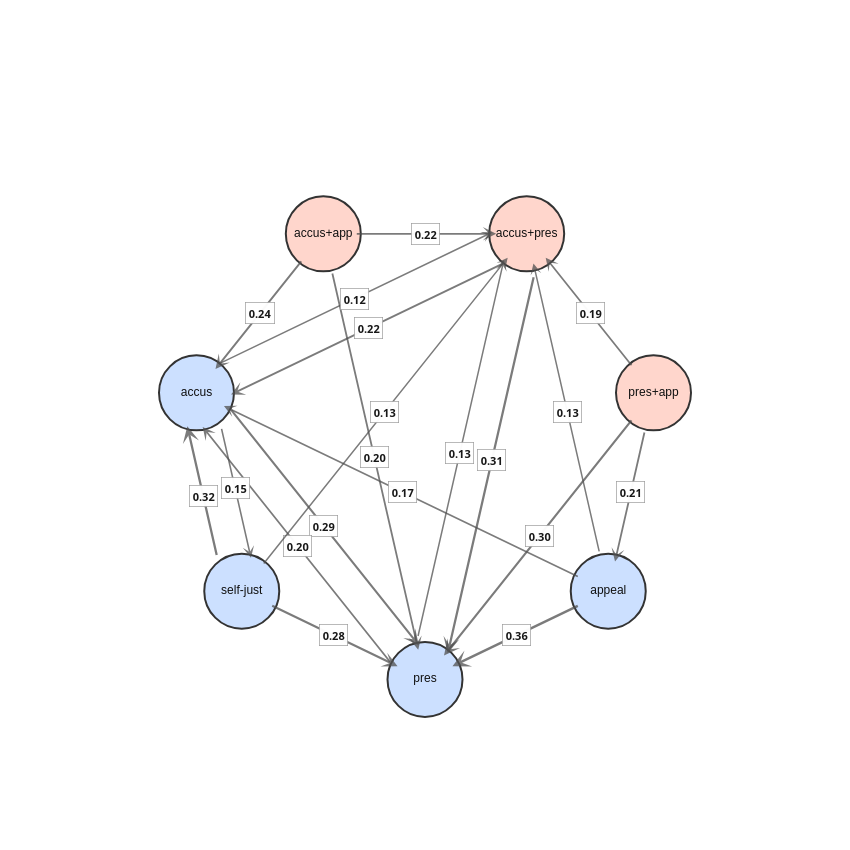
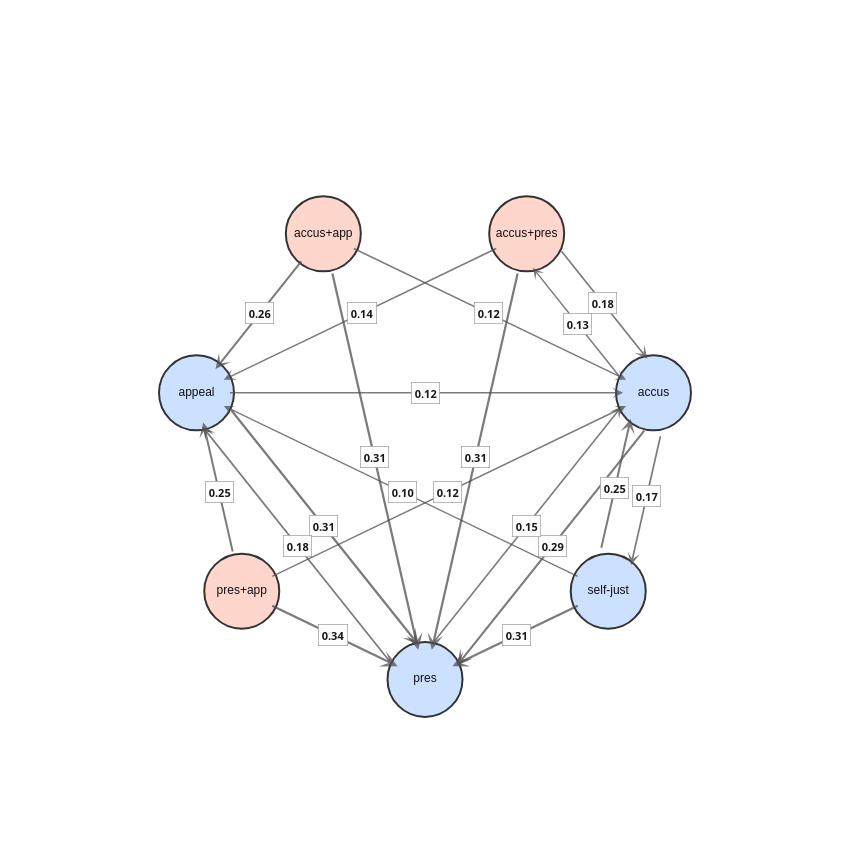

The notebook cell saved with these charts, in order:
### Code cell
fig_rep_graph = plot_graph_topk_plotly(P_rep, top_k=3, min_weight=0.10)
fig_rep_graph.update_layout(title=dict(x=0.5, font=dict(size=16)))
fig_rep_graph.show()

fig_dem_graph = plot_graph_topk_plotly(P_dem, top_k=3, min_weight=0.10)
fig_dem_graph.update_layout(title=dict(x=0.5, font=dict(size=16)))
fig_dem_graph.show()

### Figure 1 — Plotly figure (JSON) as saved in the notebook; plotly's stock layout.template omitted (floating-point values rounded to 4 significant figures)
{"data": [{"hoverinfo": "text", "marker": {"color": "#cce0ff", "line": {"color": "#333", "width": 2}, "size": 75}, "mode": "markers+text", "showlegend": false, "text": ["pres"], "textfont": {"color": "#111", "family": "Helvetica", "size": 12}, "textposition": "middle center", "type": "scatter", "x": [6.123e-17], "y": [-1]}, {"hoverinfo": "text", "marker": {"color": "#cce0ff", "line": {"color": "#333", "width": 2}, "size": 75}, "mode": "markers+text", "showlegend": false, "text": ["appeal"], "textfont": {"color": "#111", "family": "Helvetica", "size": 12}, "textposition": "middle center", "type": "scatter", "x": [0.7818], "y": [-0.6235]}, {"hoverinfo": "text", "marker": {"color": "#ffd6cc", "line": {"color": "#333", "width": 2}, "size": 75}, "mode": "markers+text", "showlegend": false, "text": ["pres+app"], "textfont": {"color": "#111", "family": "Helvetica", "size": 12}, "textposition": "middle center", "type": "scatter", "x": [0.9749], "y": [0.2225]}, {"hoverinfo": "text", "marker": {"color": "#ffd6cc", "line": {"color": "#333", "width": 2}, "size": 75}, "mode": "markers+text", "showlegend": false, "text": ["accus+pres"], "textfont": {"color": "#111", "family": "Helvetica", "size": 12}, "textposition": "middle center", "type": "scatter", "x": [0.4339], "y": [0.901]}, {"hoverinfo": "text", "marker": {"color": "#ffd6cc", "line": {"color": "#333", "width": 2}, "size": 75}, "mode": "markers+text", "showlegend": false, "text": ["accus+app"], "textfont": {"color": "#111", "family": "Helvetica", "size": 12}, "textposition": "middle center", "type": "scatter", "x": [-0.4339], "y": [0.901]}, {"hoverinfo": "text", "marker": {"color": "#cce0ff", "line": {"color": "#333", "width": 2}, "size": 75}, "mode": "markers+text", "showlegend": false, "text": ["accus"], "textfont": {"color": "#111", "family": "Helvetica", "size": 12}, "textposition": "middle center", "type": "scatter", "x": [-0.9749], "y": [0.2225]}, {"hoverinfo": "text", "marker": {"color": "#cce0ff", "line": {"color": "#333", "width": 2}, "size": 75}, "mode": "markers+text", "showlegend": false, "text": ["self-just"], "textfont": {"color": "#111", "family": "Helvetica", "size": 12}, "textposition": "middle center", "type": "scatter", "x": [-0.7818], "y": [-0.6235]}], "layout": {"annotations": [{"arrowcolor": "rgba(80,80,80,0.75)", "arrowhead": 3, "arrowsize": 1.2, "arrowwidth": 2.451, "ax": 0.6647, "axref": "x", "ay": -0.6799, "ayref": "y", "showarrow": true, "x": 0.1171, "xref": "x", "y": -0.9436, "yref": "y"}, {"bgcolor": "white", "bordercolor": "#999", "borderpad": 3, "borderwidth": 0.7, "font": {"color": "#111", "size": 11}, "opacity": 0.97, "showarrow": false, "text": "<b>0.36</b>", "x": 0.3909, "y": -0.8117}, {"arrowcolor": "rgba(80,80,80,0.75)", "arrowhead": 3, "arrowsize": 1.2, "arrowwidth": 2.29, "ax": -0.879, "axref": "x", "ay": -0.5123, "ayref": "y", "showarrow": true, "x": -1.014, "xref": "x", "y": 0.0802, "yref": "y"}, {"bgcolor": "white", "bordercolor": "#999", "borderpad": 3, "borderwidth": 0.7, "font": {"color": "#111", "size": 11}, "opacity": 0.97, "showarrow": false, "text": "<b>0.32</b>", "x": -0.9466, "y": -0.2161}, {"arrowcolor": "rgba(80,80,80,0.75)", "arrowhead": 3, "arrowsize": 1.2, "arrowwidth": 2.258, "ax": 0.4732, "axref": "x", "ay": 0.7587, "ayref": "y", "showarrow": true, "x": 0.09717, "xref": "x", "y": -0.8888, "yref": "y"}, {"bgcolor": "white", "bordercolor": "#999", "borderpad": 3, "borderwidth": 0.7, "font": {"color": "#111", "size": 11}, "opacity": 0.97, "showarrow": false, "text": "<b>0.31</b>", "x": 0.2852, "y": -0.06509}, {"arrowcolor": "rgba(80,80,80,0.75)", "arrowhead": 3, "arrowsize": 1.2, "arrowwidth": 2.194, "ax": 0.8939, "axref": "x", "ay": 0.1209, "ayref": "y", "showarrow": true, "x": 0.08105, "xref": "x", "y": -0.8984, "yref": "y"}, {"bgcolor": "white", "bordercolor": "#999", "borderpad": 3, "borderwidth": 0.7, "font": {"color": "#111", "size": 11}, "opacity": 0.97, "showarrow": false, "text": "<b>0.30</b>", "x": 0.4875, "y": -0.3887}, {"arrowcolor": "rgba(80,80,80,0.75)", "arrowhead": 3, "arrowsize": 1.2, "arrowwidth": 2.141, "ax": -0.8391, "axref": "x", "ay": 0.1645, "ayref": "y", "showarrow": true, "x": -0.02633, "xref": "x", "y": -0.8547, "yref": "y"}, {"bgcolor": "white", "bordercolor": "#999", "borderpad": 3, "borderwidth": 0.7, "font": {"color": "#111", "size": 11}, "opacity": 0.97, "showarrow": false, "text": "<b>0.29</b>", "x": -0.4327, "y": -0.3451}, {"arrowcolor": "rgba(80,80,80,0.75)", "arrowhead": 3, "arrowsize": 1.2, "arrowwidth": 2.112, "ax": -0.6647, "axref": "x", "ay": -0.6799, "ayref": "y", "showarrow": true, "x": -0.1171, "xref": "x", "y": -0.9436, "yref": "y"}, {"bgcolor": "white", "bordercolor": "#999", "borderpad": 3, "borderwidth": 0.7, "font": {"color": "#111", "size": 11}, "opacity": 0.97, "showarrow": false, "text": "<b>0.28</b>", "x": -0.3909, "y": -0.8117}, {"arrowcolor": "rgba(80,80,80,0.75)", "arrowhead": 3, "arrowsize": 1.2, "arrowwidth": 1.964, "ax": -0.5149, "axref": "x", "ay": 0.7993, "ayref": "y", "showarrow": true, "x": -0.8939, "xref": "x", "y": 0.3242, "yref": "y"}, {"bgcolor": "white", "bordercolor": "#999", "borderpad": 3, "borderwidth": 0.7, "font": {"color": "#111", "size": 11}, "opacity": 0.97, "showarrow": false, "text": "<b>0.24</b>", "x": -0.7044, "y": 0.5617}, {"arrowcolor": "rgba(80,80,80,0.75)", "arrowhead": 3, "arrowsize": 1.2, "arrowwidth": 1.896, "ax": 0.3471, "axref": "x", "ay": 0.7815, "ayref": "y", "showarrow": true, "x": -0.8274, "xref": "x", "y": 0.2159, "yref": "y"}, {"bgcolor": "white", "bordercolor": "#999", "borderpad": 3, "borderwidth": 0.7, "font": {"color": "#111", "size": 11}, "opacity": 0.97, "showarrow": false, "text": "<b>0.22</b>", "x": -0.2402, "y": 0.4987}, {"arrowcolor": "rgba(80,80,80,0.75)", "arrowhead": 3, "arrowsize": 1.2, "arrowwidth": 1.867, "ax": -0.3039, "axref": "x", "ay": 0.901, "ayref": "y", "showarrow": true, "x": 0.3039, "xref": "x", "y": 0.901, "yref": "y"}, {"bgcolor": "white", "bordercolor": "#999", "borderpad": 3, "borderwidth": 0.7, "font": {"color": "#111", "size": 11}, "opacity": 0.97, "showarrow": false, "text": "<b>0.22</b>", "x": 5.551e-17, "y": 0.901}, {"arrowcolor": "rgba(80,80,80,0.75)", "arrowhead": 3, "arrowsize": 1.2, "arrowwidth": 1.822, "ax": 0.946, "axref": "x", "ay": 0.09578, "ayref": "y", "showarrow": true, "x": 0.8108, "xref": "x", "y": -0.4967, "yref": "y"}, {"bgcolor": "white", "bordercolor": "#999", "borderpad": 3, "borderwidth": 0.7, "font": {"color": "#111", "size": 11}, "opacity": 0.97, "showarrow": false, "text": "<b>0.21</b>", "x": 0.8784, "y": -0.2005}, {"arrowcolor": "rgba(80,80,80,0.75)", "arrowhead": 3, "arrowsize": 1.2, "arrowwidth": 1.819, "ax": -0.405, "axref": "x", "ay": 0.7742, "ayref": "y", "showarrow": true, "x": -0.02893, "xref": "x", "y": -0.8733, "yref": "y"}, {"bgcolor": "white", "bordercolor": "#999", "borderpad": 3, "borderwidth": 0.7, "font": {"color": "#111", "size": 11}, "opacity": 0.97, "showarrow": false, "text": "<b>0.20</b>", "x": -0.2169, "y": -0.04952}, {"arrowcolor": "rgba(80,80,80,0.75)", "arrowhead": 3, "arrowsize": 1.2, "arrowwidth": 1.795, "ax": -0.1358, "axref": "x", "ay": -0.942, "ayref": "y", "showarrow": true, "x": -0.9486, "xref": "x", "y": 0.07724, "yref": "y"}, {"bgcolor": "white", "bordercolor": "#999", "borderpad": 3, "borderwidth": 0.7, "font": {"color": "#111", "size": 11}, "opacity": 0.97, "showarrow": false, "text": "<b>0.20</b>", "x": -0.5422, "y": -0.4324}, {"arrowcolor": "rgba(80,80,80,0.75)", "arrowhead": 3, "arrowsize": 1.2, "arrowwidth": 1.775, "ax": 0.8939, "axref": "x", "ay": 0.3242, "ayref": "y", "showarrow": true, "x": 0.5149, "xref": "x", "y": 0.7993, "yref": "y"}, {"bgcolor": "white", "bordercolor": "#999", "borderpad": 3, "borderwidth": 0.7, "font": {"color": "#111", "size": 11}, "opacity": 0.97, "showarrow": false, "text": "<b>0.19</b>", "x": 0.7044, "y": 0.5617}, {"arrowcolor": "rgba(80,80,80,0.75)", "arrowhead": 3, "arrowsize": 1.2, "arrowwidth": 1.684, "ax": 0.6647, "axref": "x", "ay": -0.5671, "ayref": "y", "showarrow": true, "x": -0.8578, "xref": "x", "y": 0.1661, "yref": "y"}, {"bgcolor": "white", "bordercolor": "#999", "borderpad": 3, "borderwidth": 0.7, "font": {"color": "#111", "size": 11}, "opacity": 0.97, "showarrow": false, "text": "<b>0.17</b>", "x": -0.09655, "y": -0.2005}, {"arrowcolor": "rgba(80,80,80,0.75)", "arrowhead": 3, "arrowsize": 1.2, "arrowwidth": 1.602, "ax": -0.8778, "axref": "x", "ay": 0.1114, "ayref": "y", "showarrow": true, "x": -0.7425, "xref": "x", "y": -0.4812, "yref": "y"}, {"bgcolor": "white", "bordercolor": "#999", "borderpad": 3, "borderwidth": 0.7, "font": {"color": "#111", "size": 11}, "opacity": 0.97, "showarrow": false, "text": "<b>0.15</b>", "x": -0.8101, "y": -0.1849}, {"arrowcolor": "rgba(80,80,80,0.75)", "arrowhead": 3, "arrowsize": 1.2, "arrowwidth": 1.526, "ax": -0.7008, "axref": "x", "ay": -0.5219, "ayref": "y", "showarrow": true, "x": 0.3528, "xref": "x", "y": 0.7993, "yref": "y"}, {"bgcolor": "white", "bordercolor": "#999", "borderpad": 3, "borderwidth": 0.7, "font": {"color": "#111", "size": 11}, "opacity": 0.97, "showarrow": false, "text": "<b>0.13</b>", "x": -0.174, "y": 0.1387}, {"arrowcolor": "rgba(80,80,80,0.75)", "arrowhead": 3, "arrowsize": 1.2, "arrowwidth": 1.522, "ax": 0.7529, "axref": "x", "ay": -0.4967, "ayref": "y", "showarrow": true, "x": 0.4628, "xref": "x", "y": 0.7742, "yref": "y"}, {"bgcolor": "white", "bordercolor": "#999", "borderpad": 3, "borderwidth": 0.7, "font": {"color": "#111", "size": 11}, "opacity": 0.97, "showarrow": false, "text": "<b>0.13</b>", "x": 0.6079, "y": 0.1387}, {"arrowcolor": "rgba(80,80,80,0.75)", "arrowhead": 3, "arrowsize": 1.2, "arrowwidth": 1.505, "ax": -0.03932, "axref": "x", "ay": -0.8577, "ayref": "y", "showarrow": true, "x": 0.3367, "xref": "x", "y": 0.7898, "yref": "y"}, {"bgcolor": "white", "bordercolor": "#999", "borderpad": 3, "borderwidth": 0.7, "font": {"color": "#111", "size": 11}, "opacity": 0.97, "showarrow": false, "text": "<b>0.13</b>", "x": 0.1487, "y": -0.03394}, {"arrowcolor": "rgba(80,80,80,0.75)", "arrowhead": 3, "arrowsize": 1.2, "arrowwidth": 1.48, "ax": -0.8882, "axref": "x", "ay": 0.342, "ayref": "y", "showarrow": true, "x": 0.2864, "xref": "x", "y": 0.9076, "yref": "y"}, {"bgcolor": "white", "bordercolor": "#999", "borderpad": 3, "borderwidth": 0.7, "font": {"color": "#111", "size": 11}, "opacity": 0.97, "showarrow": false, "text": "<b>0.12</b>", "x": -0.3009, "y": 0.6248}], "height": 850, "margin": {"b": 30, "l": 30, "r": 30, "t": 70}, "plot_bgcolor": "white", "showlegend": false, "title": {"font": {"size": 16}, "x": 0.5}, "width": 850, "xaxis": {"range": [-1.6, 1.6], "visible": false}, "yaxis": {"range": [-1.6, 1.6], "scaleanchor": "x", "scaleratio": 1, "visible": false}}}

### Figure 2 — Plotly figure (JSON) as saved in the notebook; plotly's stock layout.template omitted (floating-point values rounded to 4 significant figures)
{"data": [{"hoverinfo": "text", "marker": {"color": "#cce0ff", "line": {"color": "#333", "width": 2}, "size": 75}, "mode": "markers+text", "showlegend": false, "text": ["pres"], "textfont": {"color": "#111", "family": "Helvetica", "size": 12}, "textposition": "middle center", "type": "scatter", "x": [6.123e-17], "y": [-1]}, {"hoverinfo": "text", "marker": {"color": "#cce0ff", "line": {"color": "#333", "width": 2}, "size": 75}, "mode": "markers+text", "showlegend": false, "text": ["self-just"], "textfont": {"color": "#111", "family": "Helvetica", "size": 12}, "textposition": "middle center", "type": "scatter", "x": [0.7818], "y": [-0.6235]}, {"hoverinfo": "text", "marker": {"color": "#cce0ff", "line": {"color": "#333", "width": 2}, "size": 75}, "mode": "markers+text", "showlegend": false, "text": ["accus"], "textfont": {"color": "#111", "family": "Helvetica", "size": 12}, "textposition": "middle center", "type": "scatter", "x": [0.9749], "y": [0.2225]}, {"hoverinfo": "text", "marker": {"color": "#ffd6cc", "line": {"color": "#333", "width": 2}, "size": 75}, "mode": "markers+text", "showlegend": false, "text": ["accus+pres"], "textfont": {"color": "#111", "family": "Helvetica", "size": 12}, "textposition": "middle center", "type": "scatter", "x": [0.4339], "y": [0.901]}, {"hoverinfo": "text", "marker": {"color": "#ffd6cc", "line": {"color": "#333", "width": 2}, "size": 75}, "mode": "markers+text", "showlegend": false, "text": ["accus+app"], "textfont": {"color": "#111", "family": "Helvetica", "size": 12}, "textposition": "middle center", "type": "scatter", "x": [-0.4339], "y": [0.901]}, {"hoverinfo": "text", "marker": {"color": "#cce0ff", "line": {"color": "#333", "width": 2}, "size": 75}, "mode": "markers+text", "showlegend": false, "text": ["appeal"], "textfont": {"color": "#111", "family": "Helvetica", "size": 12}, "textposition": "middle center", "type": "scatter", "x": [-0.9749], "y": [0.2225]}, {"hoverinfo": "text", "marker": {"color": "#ffd6cc", "line": {"color": "#333", "width": 2}, "size": 75}, "mode": "markers+text", "showlegend": false, "text": ["pres+app"], "textfont": {"color": "#111", "family": "Helvetica", "size": 12}, "textposition": "middle center", "type": "scatter", "x": [-0.7818], "y": [-0.6235]}], "layout": {"annotations": [{"arrowcolor": "rgba(80,80,80,0.75)", "arrowhead": 3, "arrowsize": 1.2, "arrowwidth": 2.346, "ax": -0.6647, "axref": "x", "ay": -0.6799, "ayref": "y", "showarrow": true, "x": -0.1171, "xref": "x", "y": -0.9436, "yref": "y"}, {"bgcolor": "white", "bordercolor": "#999", "borderpad": 3, "borderwidth": 0.7, "font": {"color": "#111", "size": 11}, "opacity": 0.97, "showarrow": false, "text": "<b>0.34</b>", "x": -0.3909, "y": -0.8117}, {"arrowcolor": "rgba(80,80,80,0.75)", "arrowhead": 3, "arrowsize": 1.2, "arrowwidth": 2.253, "ax": -0.405, "axref": "x", "ay": 0.7742, "ayref": "y", "showarrow": true, "x": -0.02893, "xref": "x", "y": -0.8733, "yref": "y"}, {"bgcolor": "white", "bordercolor": "#999", "borderpad": 3, "borderwidth": 0.7, "font": {"color": "#111", "size": 11}, "opacity": 0.97, "showarrow": false, "text": "<b>0.31</b>", "x": -0.2169, "y": -0.04952}, {"arrowcolor": "rgba(80,80,80,0.75)", "arrowhead": 3, "arrowsize": 1.2, "arrowwidth": 2.244, "ax": -0.8391, "axref": "x", "ay": 0.1645, "ayref": "y", "showarrow": true, "x": -0.02633, "xref": "x", "y": -0.8547, "yref": "y"}, {"bgcolor": "white", "bordercolor": "#999", "borderpad": 3, "borderwidth": 0.7, "font": {"color": "#111", "size": 11}, "opacity": 0.97, "showarrow": false, "text": "<b>0.31</b>", "x": -0.4327, "y": -0.3451}, {"arrowcolor": "rgba(80,80,80,0.75)", "arrowhead": 3, "arrowsize": 1.2, "arrowwidth": 2.229, "ax": 0.405, "axref": "x", "ay": 0.7742, "ayref": "y", "showarrow": true, "x": 0.02893, "xref": "x", "y": -0.8733, "yref": "y"}, {"bgcolor": "white", "bordercolor": "#999", "borderpad": 3, "borderwidth": 0.7, "font": {"color": "#111", "size": 11}, "opacity": 0.97, "showarrow": false, "text": "<b>0.31</b>", "x": 0.2169, "y": -0.04952}, {"arrowcolor": "rgba(80,80,80,0.75)", "arrowhead": 3, "arrowsize": 1.2, "arrowwidth": 2.224, "ax": 0.6647, "axref": "x", "ay": -0.6799, "ayref": "y", "showarrow": true, "x": 0.1171, "xref": "x", "y": -0.9436, "yref": "y"}, {"bgcolor": "white", "bordercolor": "#999", "borderpad": 3, "borderwidth": 0.7, "font": {"color": "#111", "size": 11}, "opacity": 0.97, "showarrow": false, "text": "<b>0.31</b>", "x": 0.3909, "y": -0.8117}, {"arrowcolor": "rgba(80,80,80,0.75)", "arrowhead": 3, "arrowsize": 1.2, "arrowwidth": 2.168, "ax": 0.9486, "axref": "x", "ay": 0.07724, "ayref": "y", "showarrow": true, "x": 0.1358, "xref": "x", "y": -0.942, "yref": "y"}, {"bgcolor": "white", "bordercolor": "#999", "borderpad": 3, "borderwidth": 0.7, "font": {"color": "#111", "size": 11}, "opacity": 0.97, "showarrow": false, "text": "<b>0.29</b>", "x": 0.5422, "y": -0.4324}, {"arrowcolor": "rgba(80,80,80,0.75)", "arrowhead": 3, "arrowsize": 1.2, "arrowwidth": 2.051, "ax": -0.5149, "axref": "x", "ay": 0.7993, "ayref": "y", "showarrow": true, "x": -0.8939, "xref": "x", "y": 0.3242, "yref": "y"}, {"bgcolor": "white", "bordercolor": "#999", "borderpad": 3, "borderwidth": 0.7, "font": {"color": "#111", "size": 11}, "opacity": 0.97, "showarrow": false, "text": "<b>0.26</b>", "x": -0.7044, "y": 0.5617}, {"arrowcolor": "rgba(80,80,80,0.75)", "arrowhead": 3, "arrowsize": 1.2, "arrowwidth": 2.006, "ax": 0.7425, "axref": "x", "ay": -0.4812, "ayref": "y", "showarrow": true, "x": 0.8778, "xref": "x", "y": 0.1114, "yref": "y"}, {"bgcolor": "white", "bordercolor": "#999", "borderpad": 3, "borderwidth": 0.7, "font": {"color": "#111", "size": 11}, "opacity": 0.97, "showarrow": false, "text": "<b>0.25</b>", "x": 0.8101, "y": -0.1849}, {"arrowcolor": "rgba(80,80,80,0.75)", "arrowhead": 3, "arrowsize": 1.2, "arrowwidth": 1.995, "ax": -0.8108, "axref": "x", "ay": -0.4967, "ayref": "y", "showarrow": true, "x": -0.946, "xref": "x", "y": 0.09578, "yref": "y"}, {"bgcolor": "white", "bordercolor": "#999", "borderpad": 3, "borderwidth": 0.7, "font": {"color": "#111", "size": 11}, "opacity": 0.97, "showarrow": false, "text": "<b>0.25</b>", "x": -0.8784, "y": -0.2005}, {"arrowcolor": "rgba(80,80,80,0.75)", "arrowhead": 3, "arrowsize": 1.2, "arrowwidth": 1.723, "ax": 0.5697, "axref": "x", "ay": 0.843, "ayref": "y", "showarrow": true, "x": 0.9486, "xref": "x", "y": 0.3678, "yref": "y"}, {"bgcolor": "white", "bordercolor": "#999", "borderpad": 3, "borderwidth": 0.7, "font": {"color": "#111", "size": 11}, "opacity": 0.97, "showarrow": false, "text": "<b>0.18</b>", "x": 0.7591, "y": 0.6054}, {"arrowcolor": "rgba(80,80,80,0.75)", "arrowhead": 3, "arrowsize": 1.2, "arrowwidth": 1.716, "ax": -0.1358, "axref": "x", "ay": -0.942, "ayref": "y", "showarrow": true, "x": -0.9486, "xref": "x", "y": 0.07724, "yref": "y"}, {"bgcolor": "white", "bordercolor": "#999", "borderpad": 3, "borderwidth": 0.7, "font": {"color": "#111", "size": 11}, "opacity": 0.97, "showarrow": false, "text": "<b>0.18</b>", "x": -0.5422, "y": -0.4324}, {"arrowcolor": "rgba(80,80,80,0.75)", "arrowhead": 3, "arrowsize": 1.2, "arrowwidth": 1.698, "ax": 1.014, "axref": "x", "ay": 0.0802, "ayref": "y", "showarrow": true, "x": 0.879, "xref": "x", "y": -0.5123, "yref": "y"}, {"bgcolor": "white", "bordercolor": "#999", "borderpad": 3, "borderwidth": 0.7, "font": {"color": "#111", "size": 11}, "opacity": 0.97, "showarrow": false, "text": "<b>0.17</b>", "x": 0.9466, "y": -0.2161}, {"arrowcolor": "rgba(80,80,80,0.75)", "arrowhead": 3, "arrowsize": 1.2, "arrowwidth": 1.587, "ax": 0.02633, "axref": "x", "ay": -0.8547, "ayref": "y", "showarrow": true, "x": 0.8391, "xref": "x", "y": 0.1645, "yref": "y"}, {"bgcolor": "white", "bordercolor": "#999", "borderpad": 3, "borderwidth": 0.7, "font": {"color": "#111", "size": 11}, "opacity": 0.97, "showarrow": false, "text": "<b>0.15</b>", "x": 0.4327, "y": -0.3451}, {"arrowcolor": "rgba(80,80,80,0.75)", "arrowhead": 3, "arrowsize": 1.2, "arrowwidth": 1.578, "ax": 0.3168, "axref": "x", "ay": 0.8446, "ayref": "y", "showarrow": true, "x": -0.8578, "xref": "x", "y": 0.2789, "yref": "y"}, {"bgcolor": "white", "bordercolor": "#999", "borderpad": 3, "borderwidth": 0.7, "font": {"color": "#111", "size": 11}, "opacity": 0.97, "showarrow": false, "text": "<b>0.14</b>", "x": -0.2705, "y": 0.5617}, {"arrowcolor": "rgba(80,80,80,0.75)", "arrowhead": 3, "arrowsize": 1.2, "arrowwidth": 1.537, "ax": 0.8391, "axref": "x", "ay": 0.2805, "ayref": "y", "showarrow": true, "x": 0.4602, "xref": "x", "y": 0.7557, "yref": "y"}, {"bgcolor": "white", "bordercolor": "#999", "borderpad": 3, "borderwidth": 0.7, "font": {"color": "#111", "size": 11}, "opacity": 0.97, "showarrow": false, "text": "<b>0.13</b>", "x": 0.6497, "y": 0.5181}, {"arrowcolor": "rgba(80,80,80,0.75)", "arrowhead": 3, "arrowsize": 1.2, "arrowwidth": 1.498, "ax": -0.8449, "axref": "x", "ay": 0.2225, "ayref": "y", "showarrow": true, "x": 0.8449, "xref": "x", "y": 0.2225, "yref": "y"}, {"bgcolor": "white", "bordercolor": "#999", "borderpad": 3, "borderwidth": 0.7, "font": {"color": "#111", "size": 11}, "opacity": 0.97, "showarrow": false, "text": "<b>0.12</b>", "x": 0, "y": 0.2225}, {"arrowcolor": "rgba(80,80,80,0.75)", "arrowhead": 3, "arrowsize": 1.2, "arrowwidth": 1.485, "ax": -0.3168, "axref": "x", "ay": 0.8446, "ayref": "y", "showarrow": true, "x": 0.8578, "xref": "x", "y": 0.2789, "yref": "y"}, {"bgcolor": "white", "bordercolor": "#999", "borderpad": 3, "borderwidth": 0.7, "font": {"color": "#111", "size": 11}, "opacity": 0.97, "showarrow": false, "text": "<b>0.12</b>", "x": 0.2705, "y": 0.5617}, {"arrowcolor": "rgba(80,80,80,0.75)", "arrowhead": 3, "arrowsize": 1.2, "arrowwidth": 1.461, "ax": -0.6647, "axref": "x", "ay": -0.5671, "ayref": "y", "showarrow": true, "x": 0.8578, "xref": "x", "y": 0.1661, "yref": "y"}, {"bgcolor": "white", "bordercolor": "#999", "borderpad": 3, "borderwidth": 0.7, "font": {"color": "#111", "size": 11}, "opacity": 0.97, "showarrow": false, "text": "<b>0.12</b>", "x": 0.09655, "y": -0.2005}, {"arrowcolor": "rgba(80,80,80,0.75)", "arrowhead": 3, "arrowsize": 1.2, "arrowwidth": 1.4, "ax": 0.6647, "axref": "x", "ay": -0.5671, "ayref": "y", "showarrow": true, "x": -0.8578, "xref": "x", "y": 0.1661, "yref": "y"}, {"bgcolor": "white", "bordercolor": "#999", "borderpad": 3, "borderwidth": 0.7, "font": {"color": "#111", "size": 11}, "opacity": 0.97, "showarrow": false, "text": "<b>0.10</b>", "x": -0.09655, "y": -0.2005}], "height": 850, "margin": {"b": 30, "l": 30, "r": 30, "t": 70}, "plot_bgcolor": "white", "showlegend": false, "title": {"font": {"size": 16}, "x": 0.5}, "width": 850, "xaxis": {"range": [-1.6, 1.6], "visible": false}, "yaxis": {"range": [-1.6, 1.6], "scaleanchor": "x", "scaleratio": 1, "visible": false}}}
